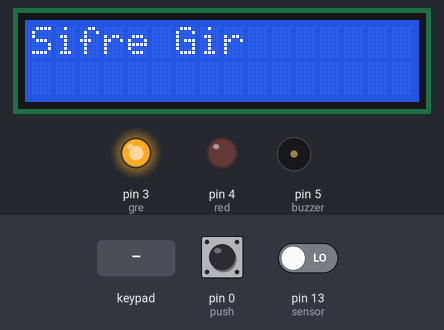
Recording of a sketch running on a simulated Arduino Uno, built with avr-gcc and run on an emulated ATmega328P. On the bench: 16×2 character LCD, output pins drawn as LEDs (lit = HIGH), buzzer (waves = sounding). Inputs (shaded band) come from the test bench; at power-on: pin 0 (push) LOW, pin 13 (sensor) LOW.

Above: at 1.2 s.
1.3 s: keypad keys 7 5 3 # pressed 0.4 s apart
At 3.1 s:
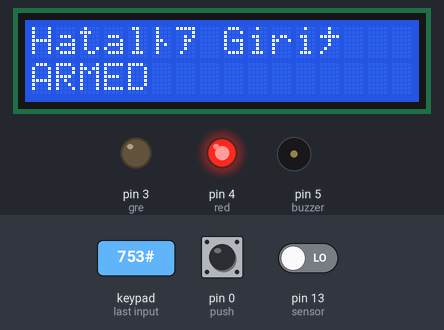
5.9 s: pin 0 (push) pulled HIGH for 0.15 s
At 6.7 s:
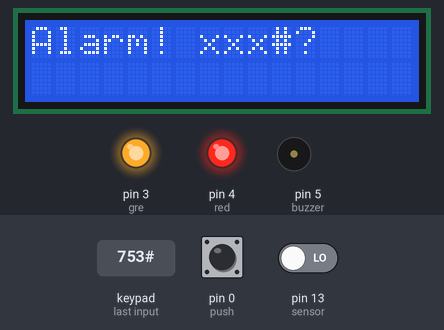
7.5 s: key '#' pressed
At 8.1 s:
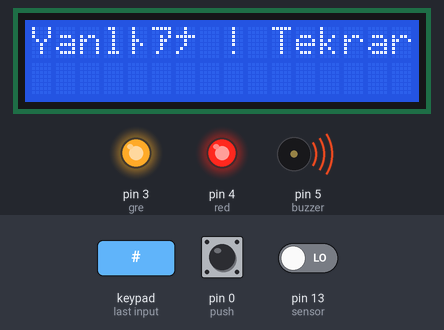
9.1 s: key 'A' pressed
At 10.3 s:
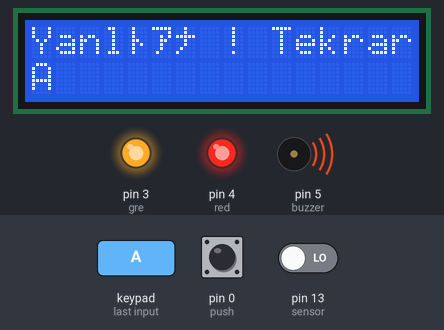
10.6 s: keypad keys 7 5 3 * pressed 0.4 s apart
At 12.5 s:
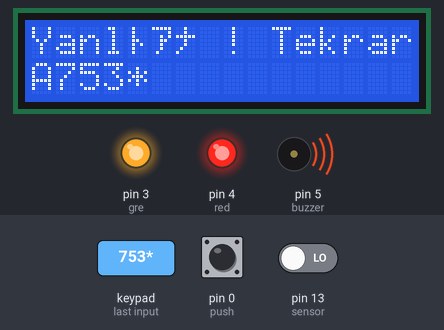
13.7 s: key 'B' pressed
At 14.0 s:
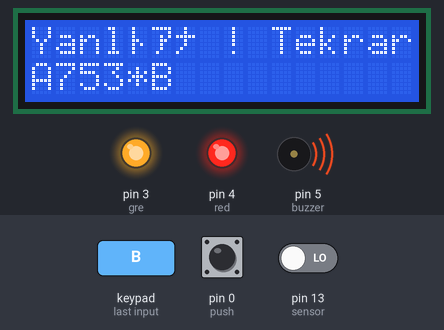
Timing chart, 0 to 16.2 s (numbered marks = the images above; inputs shaded):
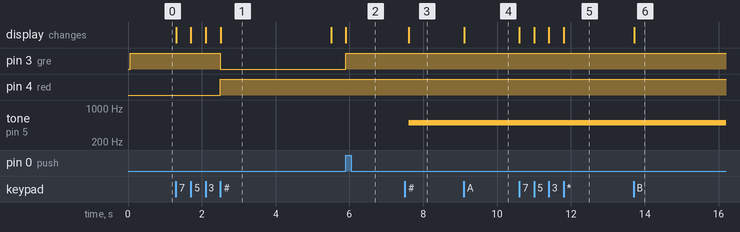

Measured:
- after the input at 1.3 s, pin 3 (gre): HIGH → LOW after 1.2 s; pin 4 (red): LOW → HIGH after 1.2 s; the display: first changes at once (image 1 shows a later state)
- after the input at 5.9 s, pin 3 (gre): LOW → HIGH at once; the display: changes at once (image 2)
- after the input at 7.5 s, tone on pin 5 (buzzer): silent → 500 Hz after 0.10 s; the display: changes after 0.11 s (image 3)
- after the input at 9.1 s, the display: changes at once (image 4)
- after the input at 10.6 s, the display: first changes at once (image 5 shows a later state)
- after the input at 13.7 s, the display: changes at once (image 6)
- what the display in image 1 shows lasts 3.0 s, from 2.5 s to 5.5 s

The sketch:

security_alarm_system_project1.ino
```cpp
#include <LiquidCrystal.h> // Include library for LCD.
#include <Keypad.h> // Include keypad library.

int buzzing = 10000;   // buzz after period (ms)
//for the rgbLED
const byte red =4;
const byte gre =3;
//digitalWrite(?, HIGH/LOW);


// for the keymap.
const byte rows = 4; // Four rows.
const byte cols = 4; // Four columns.
char keys[rows][cols] = {
  {'1','2','3','A'},
  {'4','5','6','B'},
  {'7','8','9','C'},
  {'*','0','#','D'}
};
byte rowPins[rows] = {2,12,11,10};
byte colPins[cols] = {9,8,7,6};
Keypad keypad = Keypad(makeKeymap(keys), rowPins, colPins, rows, cols);


// for the LCD
LiquidCrystal lcd(A0, A1, A2, A3, A4, A5);
int LCDRow =0;
//lcd.setCursor(x,y);
//lcd.print(" :) "); used for printing


// for the PIR
int sensor = 13;
int state = 0; // State of the PIR sensor.
bool Detected = false; // we need 1 or 0 so bool is enough.
bool locked = false; //

// buzzer
int buzzer = 5;

String passcode = "753";
String input = ""; //from keypad

int push =0;
char key;

  void setup()
{
  	pinMode (red,    OUTPUT);
  	pinMode (gre,    OUTPUT);
  	pinMode (sensor, INPUT);
    pinMode (buzzer, OUTPUT);
  	pinMode (push,    INPUT);
    lcd.begin(16,2);
  }


void loop()
{
	if (locked == false)
    {
  	digitalWrite(gre, HIGH);
   	digitalWrite(red, LOW);
  	lcd.setCursor(0,0);
 	lcd.print("Sifre Gir");
	char key = keypad.getKey();
    	if (key && key!= '#')
        {
        input +=key;
    	Serial.println(key);
    	lcd.setCursor (LCDRow, 1);
    	lcd.print(key);
    	lcd.setCursor (++LCDRow, 1);
        }
      		if (key == '#')
            {
              if (passcode == input)
              {
              	digitalWrite(gre, LOW);
              	digitalWrite(red, HIGH);
              	locked = true;
                input = "";
              	lcd.clear();
      			lcd.print("Hatalı Giriş");
        		lcd.setCursor(0,1);
        		lcd.print("ARMED");
                delay(3000);
                lcd.clear();
              }
              else{
                input = "";
              	lcd.clear();
      			lcd.print("Tekrar Dene");
                lcd.setCursor(0,1);
             	LCDRow =0;
              	delay(1000);}
            }

	}
	else if (locked == true)
    {
      state = digitalRead(sensor);
      int bstate = digitalRead(push);
      LCDRow =0;
      if (state || bstate)
      {
        digitalWrite(gre, HIGH);
        lcd.setCursor(0,0);
      	lcd.print("Alarm! xxx#?");
        Detected= true;
      }
      while (Detected==true)
      {
        char key = keypad.getKey();
		// 10 seconds then buzzer
 		setTimerInterrupt(10000);
    	if (key && key!= '#')
        {
        input +=key;
    	Serial.println(key);
    	lcd.setCursor (LCDRow, 1);
    	lcd.print(key);
    	lcd.setCursor (++LCDRow, 1);
        }
       	 if (key == '#')
            {
              if (passcode == input)
              {
               buzzing = 10000;
               noTone(buzzer);
               Detected=false;
               locked=false;
               input ="";
               lcd.clear();
              }
           		else
                  {
                  delay(100);
                  alarm();
                  Detected=true;
               	  locked=true;
                  input ="";
                  lcd.clear();
                  lcd.print("Yanlış! Tekrar Dene");
                  delay(1000);
                  }
      		}

      }
    }

}
 void alarm(){
   tone(buzzer, 500);}
void setTimerInterrupt(long uSecs) {
  noInterrupts();
  TCCR1A = 0;
  TCCR1B = 0;
  TCNT1  = 0;

  // compare match register 16MHz/256 * t(s) - 1
  OCR1A = (16e6 / 256L * uSecs) / 1e6 - 1;

  TCCR1B |= (1 << WGM12);
  TCCR1B |= (1 << CS12);
  TIMSK1 |= (1 << OCIE1A);
  interrupts();             // enable all interrupts
}
ISR(TIMER1_COMPA_vect) {
   if (buzzing)
    buzzing--;
  if(buzzing==0)
  alarm();
}
```
